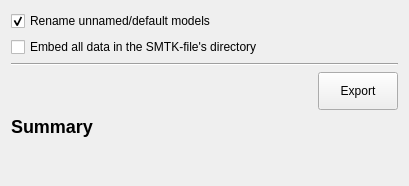
<?xml version="1.0" encoding="UTF-8"?>
<ui version="4.0">
 <class>smtkExportModelParameters</class>
 <widget class="QWidget" name="smtkExportModelParameters">
  <property name="geometry">
   <rect>
    <x>0</x>
    <y>0</y>
    <width>409</width>
    <height>186</height>
   </rect>
  </property>
  <property name="windowTitle">
   <string>Form</string>
  </property>
  <layout class="QVBoxLayout" name="verticalLayout">
   <item>
    <widget class="QCheckBox" name="RenameModelsBtn">
     <property name="text">
      <string>Rename unnamed/default models</string>
     </property>
     <property name="checked">
      <bool>true</bool>
     </property>
    </widget>
   </item>
   <item>
    <widget class="QCheckBox" name="EmbedDataBtn">
     <property name="text">
      <string>Embed all data in the SMTK-file's directory</string>
     </property>
    </widget>
   </item>
   <item>
    <widget class="Line" name="line">
     <property name="orientation">
      <enum>Qt::Horizontal</enum>
     </property>
    </widget>
   </item>
   <item>
    <layout class="QHBoxLayout" name="horizontalLayout">
     <property name="spacing">
      <number>0</number>
     </property>
     <item>
      <spacer name="horizontalSpacer_3">
       <property name="orientation">
        <enum>Qt::Horizontal</enum>
       </property>
       <property name="sizeType">
        <enum>QSizePolicy::Minimum</enum>
       </property>
       <property name="sizeHint" stdset="0">
        <size>
         <width>5</width>
         <height>20</height>
        </size>
       </property>
      </spacer>
     </item>
     <item>
      <spacer name="horizontalSpacer">
       <property name="orientation">
        <enum>Qt::Horizontal</enum>
       </property>
       <property name="sizeHint" stdset="0">
        <size>
         <width>17</width>
         <height>17</height>
        </size>
       </property>
      </spacer>
     </item>
     <item>
      <widget class="QPushButton" name="ExportBtn">
       <property name="sizePolicy">
        <sizepolicy hsizetype="Minimum" vsizetype="MinimumExpanding">
         <horstretch>0</horstretch>
         <verstretch>0</verstretch>
        </sizepolicy>
       </property>
       <property name="text">
        <string>Export</string>
       </property>
       <property name="autoDefault">
        <bool>true</bool>
       </property>
      </widget>
     </item>
    </layout>
   </item>
   <item>
    <widget class="QLabel" name="ExportSummaryLabel">
     <property name="text">
      <string>&lt;h2&gt;Summary&lt;/h2&gt;</string>
     </property>
     <property name="textInteractionFlags">
      <set>Qt::LinksAccessibleByMouse|Qt::TextSelectableByKeyboard|Qt::TextSelectableByMouse</set>
     </property>
    </widget>
   </item>
   <item>
    <spacer name="verticalSpacer">
     <property name="orientation">
      <enum>Qt::Vertical</enum>
     </property>
     <property name="sizeHint" stdset="0">
      <size>
       <width>20</width>
       <height>1</height>
      </size>
     </property>
    </spacer>
   </item>
  </layout>
 </widget>
 <tabstops>
  <tabstop>RenameModelsBtn</tabstop>
  <tabstop>ExportBtn</tabstop>
 </tabstops>
 <resources/>
 <connections/>
</ui>
